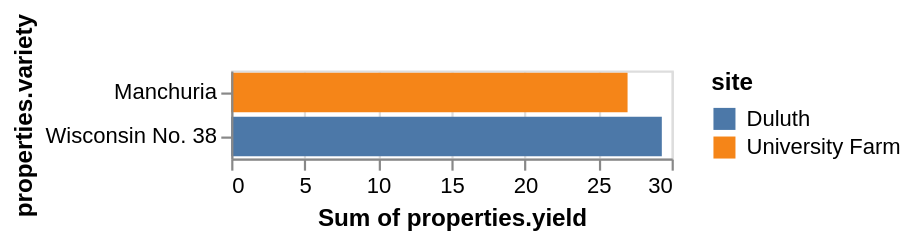

Vega-Lite specification stored for this chart:
### Vega specification from a JSON file in a GitHub repository (floating-point values rounded to 4 significant figures)
{"$schema": "https://vega.github.io/schema/vega/v5.json", "autosize": "pad", "padding": 5, "width": 200, "style": "cell", "data": [{"name": "source_0", "values": {"features": [{"properties": {"variety": "Manchuria", "yield": 27, "site": "University Farm"}}, {"properties": {"variety": "Wisconsin No. 38", "yield": 29.33, "site": "Duluth"}}], "type": "FeatureCollection"}, "format": {"type": "json", "property": "features"}}, {"name": "data_0", "source": "source_0", "transform": [{"type": "formula", "expr": "datum[\"properties\"] && datum[\"properties\"][\"variety\"]", "as": "properties.variety"}, {"type": "formula", "expr": "toNumber(datum[\"properties\"] && datum[\"properties\"][\"yield\"])", "as": "properties.yield"}, {"type": "formula", "expr": "datum[\"properties\"] && datum[\"properties\"][\"site\"]", "as": "properties.site"}, {"type": "aggregate", "groupby": ["properties\\.variety", "properties\\.site"], "ops": ["sum"], "fields": ["properties\\.yield"], "as": ["sum_properties.yield"]}, {"type": "stack", "groupby": ["properties\\.variety"], "field": "sum_properties\\.yield", "sort": {"field": ["properties\\.site"], "order": ["descending"]}, "as": ["sum_properties.yield_start", "sum_properties.yield_end"], "offset": "zero"}]}], "signals": [{"name": "y_step", "value": 20}, {"name": "height", "update": "bandspace(domain('y').length, 0.1, 0.05) * y_step"}], "marks": [{"name": "marks", "type": "rect", "style": ["bar"], "from": {"data": "data_0"}, "encode": {"update": {"fill": {"scale": "color", "field": "properties\\.site"}, "tooltip": {"signal": "{\"properties.variety\": ''+datum[\"properties.variety\"], \"Sum of properties.yield\": format(datum[\"sum_properties.yield\"], \"\"), \"site\": ''+datum[\"properties.site\"]}"}, "x": {"scale": "x", "field": "sum_properties\\.yield_end"}, "x2": {"scale": "x", "field": "sum_properties\\.yield_start"}, "y": {"scale": "y", "field": "properties\\.variety"}, "height": {"scale": "y", "band": true}}}}], "scales": [{"name": "x", "type": "linear", "domain": {"data": "data_0", "fields": ["sum_properties\\.yield_start", "sum_properties\\.yield_end"]}, "range": [0, {"signal": "width"}], "nice": true, "zero": true}, {"name": "y", "type": "band", "domain": {"data": "data_0", "field": "properties\\.variety", "sort": true}, "range": {"step": {"signal": "y_step"}}, "paddingInner": 0.1, "paddingOuter": 0.05}, {"name": "color", "type": "ordinal", "domain": {"data": "data_0", "field": "properties\\.site", "sort": true}, "range": "category"}], "axes": [{"scale": "x", "orient": "bottom", "grid": false, "title": "Sum of properties.yield", "labelFlush": true, "labelOverlap": true, "tickCount": {"signal": "ceil(width/40)"}, "zindex": 1}, {"scale": "x", "orient": "bottom", "gridScale": "y", "grid": true, "tickCount": {"signal": "ceil(width/40)"}, "domain": false, "labels": false, "maxExtent": 0, "minExtent": 0, "ticks": false, "zindex": 0}, {"scale": "y", "orient": "left", "grid": false, "title": "properties.variety", "zindex": 1}], "legends": [{"title": "site", "fill": "color", "gradientLength": {"signal": "clamp(height, 64, 200)"}, "symbolType": "circle", "encode": {"symbols": {"update": {"shape": {"value": "square"}}}}}]}
